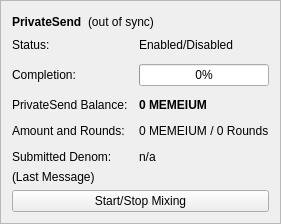
                                <widget class="QFrame" name="framePrivateSend">
                                    <property name="layoutDirection">
                                        <enum>Qt::LeftToRight</enum>
                                    </property>
                                    <property name="frameShape">
                                        <enum>QFrame::StyledPanel</enum>
                                    </property>
                                    <property name="frameShadow">
                                        <enum>QFrame::Raised</enum>
                                    </property>
                                    <layout class="QVBoxLayout" name="VerticalLayout_PS1">
                                        <item>
                                            <layout class="QHBoxLayout" name="horizontalLayout_5">
                                                <item>
                                                    <widget class="QLabel" name="labelPrivateSendHeader">
                                                        <property name="font">
                                                            <font>
                                                                <weight>75</weight>
                                                                <bold>true</bold>
                                                            </font>
                                                        </property>
                                                        <property name="text">
                                                            <string>PrivateSend</string>
                                                        </property>
                                                    </widget>
                                                </item>
                                                <item>
                                                    <widget class="QLabel" name="labelPrivateSendSyncStatus">
                                                        <property name="toolTip">
                                                            <string>The displayed information may be out of date. Your wallet automatically synchronizes with the Memeium network after a connection is established, but this process has not completed yet.</string>
                                                        </property>
                                                        <property name="text">
                                                            <string notr="true">(out of sync)</string>
                                                        </property>
                                                        <property name="alignment">
                                                            <set>Qt::AlignLeading|Qt::AlignLeft|Qt::AlignVCenter</set>
                                                        </property>
                                                    </widget>
                                                </item>
                                                <item>
                                                    <spacer name="horizontalSpacer_4">
                                                        <property name="orientation">
                                                            <enum>Qt::Horizontal</enum>
                                                        </property>
                                                        <property name="sizeHint" stdset="0">
                                                            <size>
                                                                <width>40</width>
                                                                <height>20</height>
                                                            </size>
                                                        </property>
                                                    </spacer>
                                                </item>
                                            </layout>
                                        </item>
                                        <item>
                                            <layout class="QFormLayout" name="privateSendFormLayout">
                                                <property name="fieldGrowthPolicy">
                                                    <enum>QFormLayout::AllNonFixedFieldsGrow</enum>
                                                </property>
                                                <property name="horizontalSpacing">
                                                    <number>11</number>
                                                </property>
                                                <property name="verticalSpacing">
                                                    <number>12</number>
                                                </property>
                                                <item row="0" column="0">
                                                    <widget class="QLabel" name="labelPrivateSendEnabledText">
                                                        <property name="text">
                                                            <string>Status:</string>
                                                        </property>
                                                    </widget>
                                                </item>
                                                <item row="0" column="1">
                                                    <widget class="QLabel" name="labelPrivateSendEnabled">
                                                        <property name="text">
                                                            <string>Enabled/Disabled</string>
                                                        </property>
                                                    </widget>
                                                </item>
                                                <item row="1" column="0">
                                                    <widget class="QLabel" name="labelCompletitionText">
                                                        <property name="text">
                                                            <string>Completion:</string>
                                                        </property>
                                                    </widget>
                                                </item>
                                                <item row="1" column="1">
                                                    <widget class="QProgressBar" name="privateSendProgress">
                                                        <property name="maximumSize">
                                                            <size>
                                                                <width>154</width>
                                                                <height>16777215</height>
                                                            </size>
                                                        </property>
                                                        <property name="value">
                                                            <number>0</number>
                                                        </property>
                                                    </widget>
                                                </item>
                                                <item row="2" column="0">
                                                    <widget class="QLabel" name="labelAnonymizedText">
                                                        <property name="text">
                                                            <string>PrivateSend Balance:</string>
                                                        </property>
                                                    </widget>
                                                </item>
                                                <item row="2" column="1">
                                                    <widget class="QLabel" name="labelAnonymized">
                                                        <property name="font">
                                                            <font>
                                                                <weight>75</weight>
                                                                <bold>true</bold>
                                                            </font>
                                                        </property>
                                                        <property name="text">
                                                            <string notr="true">0 MEMEIUM</string>
                                                        </property>
                                                    </widget>
                                                </item>
                                                <item row="3" column="0">
                                                    <widget class="QLabel" name="labelAmountAndRoundsText">
                                                        <property name="text">
                                                            <string>Amount and Rounds:</string>
                                                        </property>
                                                    </widget>
                                                </item>
                                                <item row="3" column="1">
                                                    <widget class="QLabel" name="labelAmountRounds">
                                                        <property name="text">
                                                            <string>0 MEMEIUM / 0 Rounds</string>
                                                        </property>
                                                    </widget>
                                                </item>
                                                <item row="4" column="0">
                                                    <widget class="QLabel" name="labelSubmittedDenomText">
                                                        <property name="text">
                                                            <string>Submitted Denom:</string>
                                                        </property>
                                                    </widget>
                                                </item>
                                                <item row="4" column="1">
                                                    <widget class="QLabel" name="labelSubmittedDenom">
                                                        <property name="toolTip">
                                                            <string>The denominations you submitted to the Smartnode.&lt;br&gt;To mix, other users must submit the exact same denominations.</string>
                                                        </property>
                                                        <property name="text">
                                                            <string>n/a</string>
                                                        </property>
                                                    </widget>
                                                </item>
                                            </layout>
                                        </item>
                                        <item>
                                            <layout class="QVBoxLayout" name="VerticalLayout_PS">
                                                <item>
                                                    <widget class="QLabel" name="labelPrivateSendLastMessage">
                                                        <property name="text">
                                                            <string>(Last Message)</string>
                                                        </property>
                                                        <property name="alignment">
                                                            <set>Qt::AlignLeading|Qt::AlignLeft|Qt::AlignTop</set>
                                                        </property>
                                                        <property name="wordWrap">
                                                            <bool>true</bool>
                                                        </property>
                                                    </widget>
                                                </item>
                                                <item>
                                                    <widget class="QPushButton" name="togglePrivateSend">
                                                        <property name="sizePolicy">
                                                            <sizepolicy hsizetype="MinimumExpanding" vsizetype="Fixed">
                                                                <horstretch>0</horstretch>
                                                                <verstretch>0</verstretch>
                                                            </sizepolicy>
                                                        </property>
                                                        <property name="text">
                                                            <string>Start/Stop Mixing</string>
                                                        </property>
                                                    </widget>
                                                </item>
                                            </layout>
                                        </item>
                                    </layout>
                                </widget>
